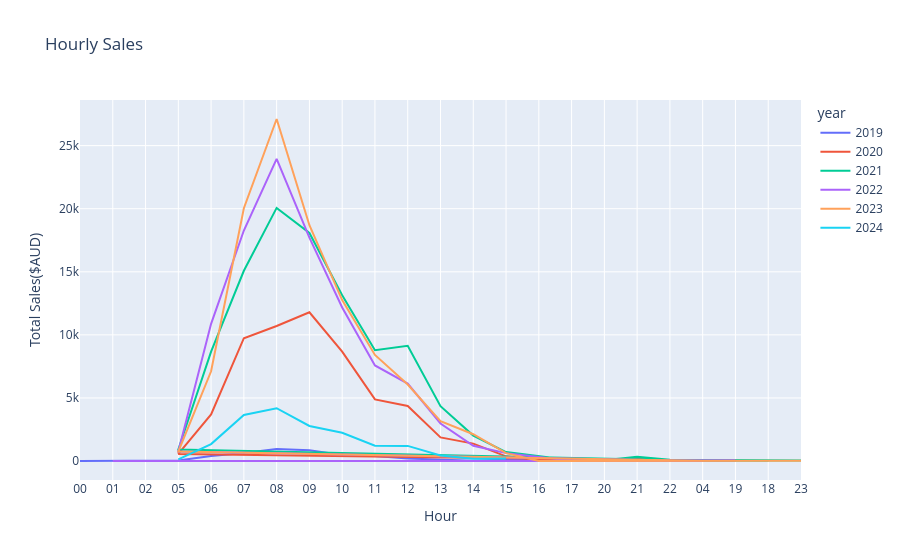

Write notebook code for a chart like this one.
### Markdown cell above
## Distinct the data by year

### Code cell
# Add a year column
df['year'] = df['date_created'].dt.year

hour_sales_per_year = df[df["status"] == 2].groupby(['year', 'time'])['total'].sum() / 100

fig = px.line(hour_sales_per_year.reset_index(), x='time', y='total', color='year',
              labels={'time':'Hour', 'total':'Total Sales($AUD)'}, title='Hourly Sales',
              line_group='year')
fig.show()

### Figure 1 — Plotly figure (JSON) as saved in the notebook; plotly's stock layout.template omitted (floating-point values rounded to 4 significant figures)
{"data": [{"hovertemplate": "year=2019<br>Hour=%{x}<br>Total Sales($AUD)=%{y}<extra></extra>", "legendgroup": "2019", "line": {"color": "#636efa", "dash": "solid"}, "marker": {"symbol": "circle"}, "mode": "lines", "name": "2019", "orientation": "v", "showlegend": true, "type": "scatter", "x": ["00", "01", "02", "05", "06", "07", "08", "09", "10", "11", "12", "13", "14", "15", "16", "17", "20", "21", "22"], "xaxis": "x", "y": [10.5, 32.8, 21.1, 42.6, 396.2, 633, 958.9, 854.5, 475.6, 405.2, 208.7, 87.1, 25.4, 121.2, 76.7, 27.5, 46.3, 34.2, 17.88], "yaxis": "y"}, {"hovertemplate": "year=2020<br>Hour=%{x}<br>Total Sales($AUD)=%{y}<extra></extra>", "legendgroup": "2020", "line": {"color": "#EF553B", "dash": "solid"}, "marker": {"symbol": "circle"}, "mode": "lines", "name": "2020", "orientation": "v", "showlegend": true, "type": "scatter", "x": ["04", "05", "06", "07", "08", "09", "10", "11", "12", "13", "14", "15", "16", "17", "19", "20", "21", "22"], "xaxis": "x", "y": [15.2, 562.3, 3690.0, 9734.0, 10710.0, 11790.0, 8674.0, 4884.0, 4360.0, 1873, 1380.0, 373.8, 37.7, 37.7, 48.8, 27.9, 172.5, 27], "yaxis": "y"}, {"hovertemplate": "year=2021<br>Hour=%{x}<br>Total Sales($AUD)=%{y}<extra></extra>", "legendgroup": "2021", "line": {"color": "#00cc96", "dash": "solid"}, "marker": {"symbol": "circle"}, "mode": "lines", "name": "2021", "orientation": "v", "showlegend": true, "type": "scatter", "x": ["04", "05", "06", "07", "08", "09", "10", "11", "12", "13", "14", "15", "17", "18", "19", "20", "21", "22", "23"], "xaxis": "x", "y": [28.6, 911.8, 8677.0, 15079, 20060.0, 18070.0, 13140.0, 8778.0, 9133.0, 4347.0, 2014.0, 706.8, 60.3, 22, 34.8, 63.7, 339.3, 98.7, 44.5], "yaxis": "y"}, {"hovertemplate": "year=2022<br>Hour=%{x}<br>Total Sales($AUD)=%{y}<extra></extra>", "legendgroup": "2022", "line": {"color": "#ab63fa", "dash": "solid"}, "marker": {"symbol": "circle"}, "mode": "lines", "name": "2022", "orientation": "v", "showlegend": true, "type": "scatter", "x": ["01", "04", "05", "06", "07", "08", "09", "10", "11", "12", "13", "14", "15", "17", "19", "20", "21", "22"], "xaxis": "x", "y": [9.8, 10, 752.9, 10870.0, 18270.0, 23940.0, 17710.0, 12180.0, 7572.0, 6141.0, 2975.0, 1209.0, 626.3, 23.8, 59.3, 35.5, 39.78, 43], "yaxis": "y"}, {"hovertemplate": "year=2023<br>Hour=%{x}<br>Total Sales($AUD)=%{y}<extra></extra>", "legendgroup": "2023", "line": {"color": "#FFA15A", "dash": "solid"}, "marker": {"symbol": "circle"}, "mode": "lines", "name": "2023", "orientation": "v", "showlegend": true, "type": "scatter", "x": ["04", "05", "06", "07", "08", "09", "10", "11", "12", "13", "14", "15", "16", "19", "22", "23"], "xaxis": "x", "y": [1.8, 747.7, 7112.0, 20040.0, 27110.0, 18690.0, 12750.0, 8412.0, 6060.0, 3158.0, 2123.0, 628.2, 3.4, 20.6, 20.2, 31.24], "yaxis": "y"}, {"hovertemplate": "year=2024<br>Hour=%{x}<br>Total Sales($AUD)=%{y}<extra></extra>", "legendgroup": "2024", "line": {"color": "#19d3f3", "dash": "solid"}, "marker": {"symbol": "circle"}, "mode": "lines", "name": "2024", "orientation": "v", "showlegend": true, "type": "scatter", "x": ["05", "06", "07", "08", "09", "10", "11", "12", "13", "14", "15"], "xaxis": "x", "y": [128.7, 1341.0, 3649.0, 4187.0, 2776.0, 2243.0, 1215.0, 1200.0, 439.6, 186.3, 200.7], "yaxis": "y"}], "layout": {"legend": {"title": {"text": "year"}, "tracegroupgap": 0}, "title": {"text": "Hourly Sales"}, "xaxis": {"anchor": "y", "domain": [0, 1], "title": {"text": "Hour"}}, "yaxis": {"anchor": "x", "domain": [0, 1], "title": {"text": "Total Sales($AUD)"}}}}
